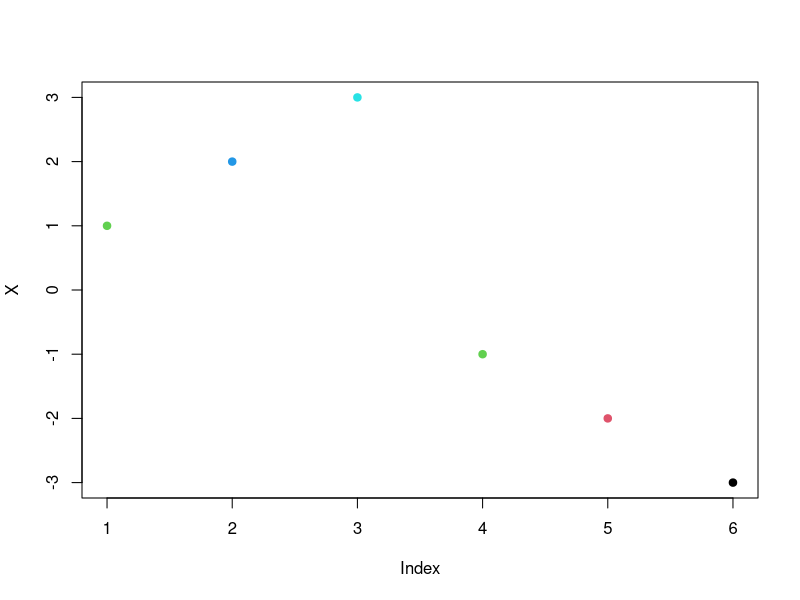
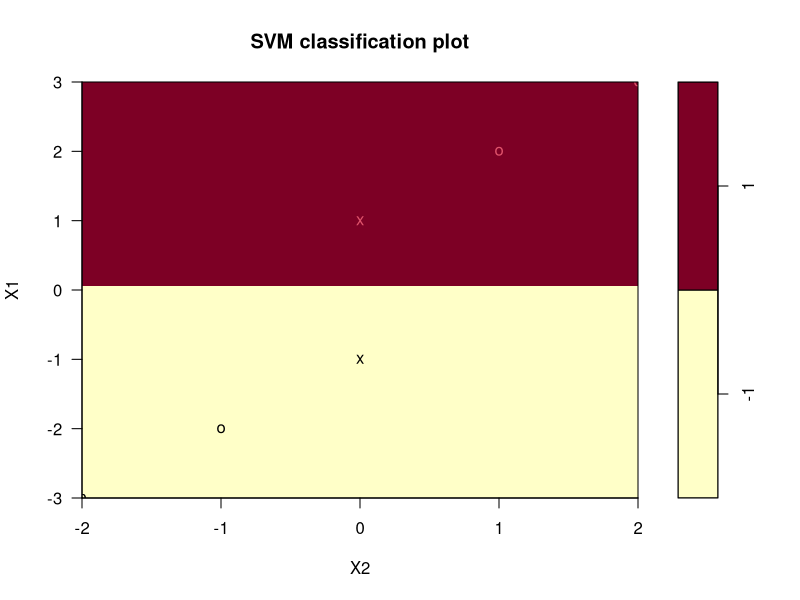
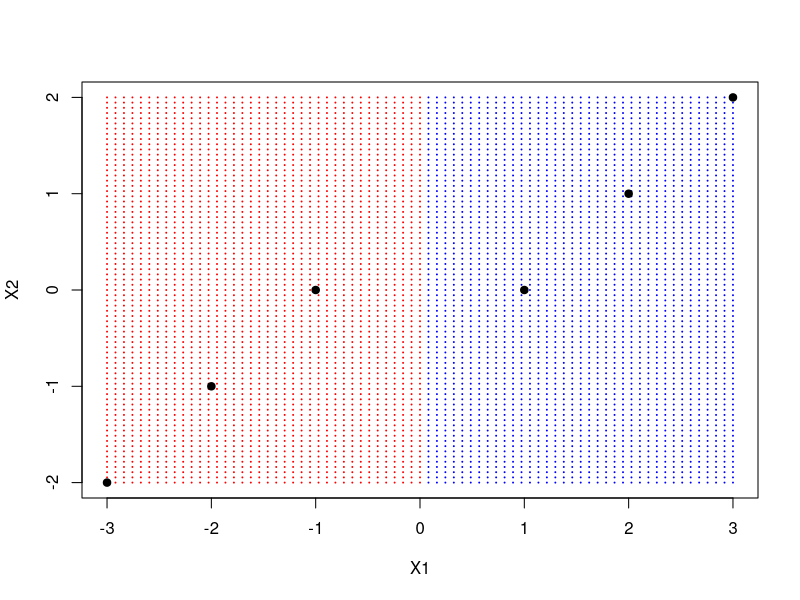
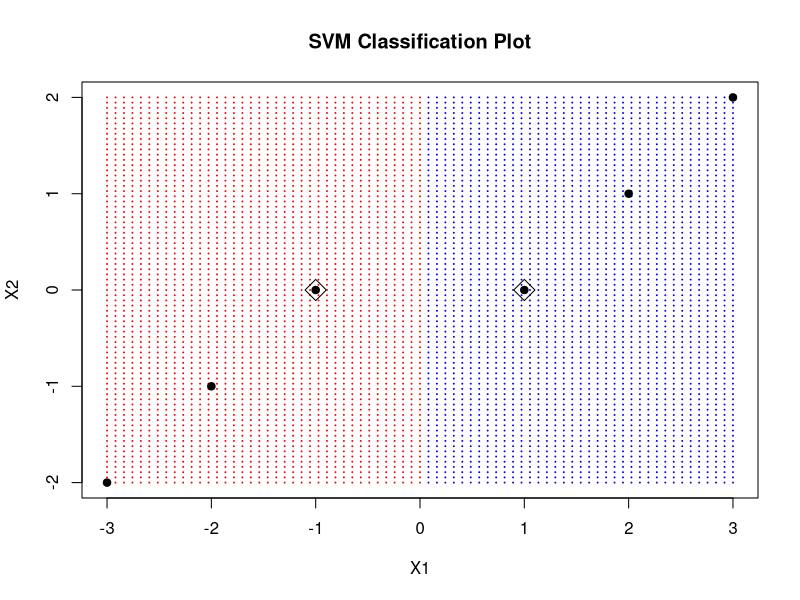

Source code (R) for these figures, in order: (Note: this script raises an error after producing the figures.)
install.packages('e1071', repos='http://cran.rstudio.com/', dependencies = TRUE)
library(e1071)
X<-c(1,2,3,-1,-2,-3)
Y<-c(0,1,2,0,-1,-2)
Z<-c(1,1,1,-1,-1,-1)
x<-matrix(c(X,Y),ncol=2)
plot(X,col=Y+3, pch=19)
dat = data.frame(x, y = as.factor(Z))
svmfit <- svm(y ~ ., data = dat, kernel = "linear",cost=10,scale = FALSE)
plot(svmfit, dat)
make.grid = function(x, n = 75) {
  grange = apply(x, 2, range)
  x1 = seq(from = grange[1,1], to = grange[2,1], length = n)
  x2 = seq(from = grange[1,2], to = grange[2,2], length = n)
  expand.grid(X1 = x1, X2 = x2)
}
print("Hello World")
xgrid = make.grid(x)
xgrid[1:10,]
ygrid = predict(svmfit, xgrid)
plot(xgrid, col = c("red","blue")[as.numeric(ygrid)], pch = 20, cex = .2)
points(x, col = ygrid, pch = 19)


plot(xgrid, col = c("red", "blue")[as.numeric(ygrid)], main = "SVM Classification Plot",pch = 20, cex = .2)
points(x, col = ygrid, pch = 19)
points(x[svmfit$index,], pch = 5, cex = 2)
beta = drop(t(svmfit$coefs)%*%x[svmfit$index,])
beta0 = svmfit$rho
abline(beta0 / beta[2], -beta[1] / beta[2])
abline((beta0 - 1) / beta[2], -beta[1] / beta[2], lty = 2)
abline((beta0 + 1) / beta[2], -beta[1] / beta[2], lty = 2)
